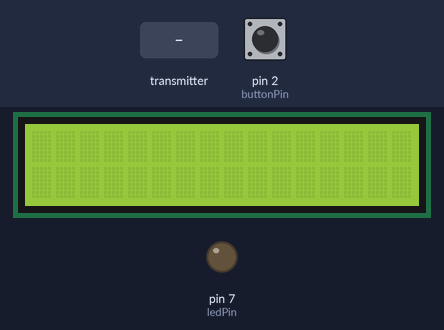
This sketch was run on a simulated Arduino Uno, built with avr-gcc and run on an emulated ATmega328P. On the bench: 16×2 character LCD, output pins drawn as LEDs (lit = HIGH). Inputs (shaded band) come from the test bench; at power-on: pin 2 (buttonPin) LOW. No radio packets arrive unless stated; what the sketch prints to the serial monitor is not drawn.

Above: at 1.2 s.
1.3 s: pin 2 (buttonPin) pulled HIGH for 1 s
At 2.7 s:
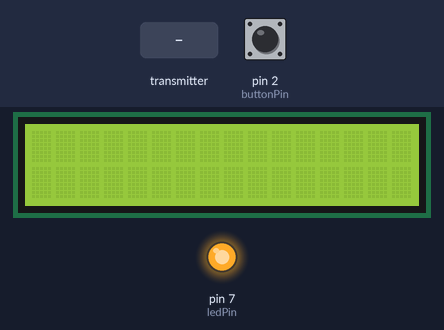
3.8 s: the transmitter starts sending response = 0
At 4.7 s:
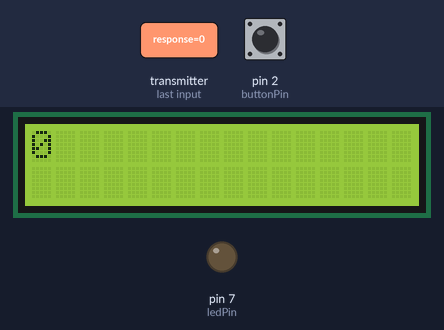
6.8 s: the transmitter starts sending response = 256
At 7.9 s:
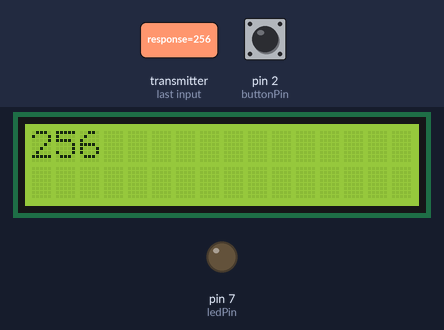
8.3 s: the transmitter starts sending response = 1023
At 9.5 s:
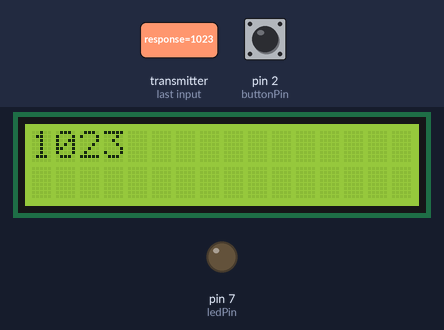
9.8 s: pin 2 (buttonPin) pulled HIGH for 0.4 s
At 10.8 s:
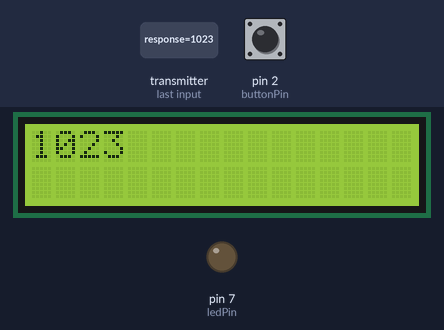
Timing chart, 0 to 12.7 s (numbered marks = the images above; inputs shaded):
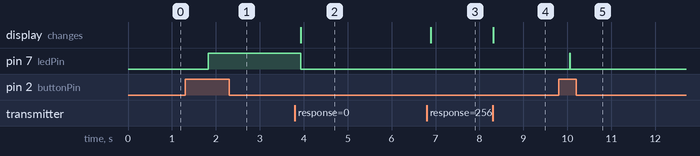

The sketch:

_1300b_-_nRF24_Node1.ino
```cpp
/*  1300b - nRF24 Node 1
 *
 *  This node has a, an LED, a button and an LCD. When the button is pressed, the LED goes on,
 *  and a message is send to Node 2. At Node 2, when the message is received an LED blinks for
 *  500msec, then a reading is taken from the photosensor, and the value is sent to Node 1.
 *  When Node 1 receives the value, it displays it on the LCD and turns off the LED.
 *
 *
 * This sketch was written by Peter Dalmaris for Arduino Step by Step
 *
 * Components
 * ----------
 *  - Arduino Uno
 *  - nRF24L01+
 *  - 470 uF capacitor
 *  - 1 x LED
 *  - 3 x 330 Ohm resistors
 *  - 1 x push button
 *  - 1 x 20 kOhm pull-down resistor
 *  - Jumper wires
 *
 *  Libraries
 *  ---------
 *  - SPI
 *  - RF24
 *  - LiquidCrystal_I2C
 *
 * Connections
 * -----------
 * Arduino Uno and nRF24 (consult the schematic diagram as most
 * nRF24 modules don't include any pin markings):
 *
 *  Arduino Uno   |      nRF24
 *  ------------------------------
 *        -       |       IRQ
 *        11      |       MOSI
 *        10      |       CSN
 *        5V      |       VCC
 *        GND     |       GND
 *        9       |       CE
 *        13      |       SCK
 *        12      |       MISO
 *
 *    I2C LCD     |    Arduino Uno
 *  -----------------------------
 *      GND       |      GND
 *      Vcc       |      5V
 *      SDA       |      SDA or A4
 *      SCL       |      SCL or A5
 *
 *  Connect the LED anode to digital pin 7 and the cathod via the 330 Ohm resistor
 *  to GND.
 *
 *  Connect the push button with the pull-down resistor to digital pin 2.
 *
 *  Connect the capacitor between the GND and 3.3V pins (beware of the polarity).
 *
 *
 *  Created on October 19 2017 by Peter Dalmaris, Tech Explorations, txplore.com
 *
 */


#include <SPI.h>
#include "RF24.h"
#include <LiquidCrystal_I2C.h>

LiquidCrystal_I2C lcd(0x27,16,2);

#define BAUDRATE 9600

// We'll just send the char 'A' to trigger a response from Node 2
char message = 'A';

// constants for the LED and button pins
const int buttonPin = 2;
const int ledPin = 7;

// Variables for the LED and the button
int ledState = LOW;         // the current state of the output pin
int buttonState;             // the current reading from the input pin
int lastButtonState = LOW;   // the previous reading from the input pin

// the following variables are long's because the time, measured in miliseconds,
// will quickly become a bigger number than can be stored in an int.
long lastDebounceTime = 0;  // the last time the output pin was toggled
long debounceDelay = 50;    // the debounce time; increase if the output flickers

RF24 radio(9, 10);

// Radio pipe addresses for the 2 nodes to communicate.
const uint64_t pipes[2] = { 0xF0F0F0F0E1LL, 0xF0F0F0F0D2LL };

void setup()
{
  Serial.begin(BAUDRATE);

  // Setup the pins
  pinMode(buttonPin, INPUT);
  pinMode(ledPin, OUTPUT);
  digitalWrite(ledPin, ledState);

  // Setup the LCD screen
  lcd.init();
  lcd.backlight();
  lcd.setCursor(0, 0);

  // Setup the nRF24
  radio.begin();
  radio.openWritingPipe(pipes[0]);
  radio.openReadingPipe(1, pipes[1]);
//  radio.printDetails();
  Serial.println("Node 1 ready");

}

void loop()
{
  //Get a reading from the button. Using software debounce to avoid rapid
  //ghost button presses
  int reading = digitalRead(buttonPin);

  // check to see if you just pressed the button
  // (i.e. the input went from LOW to HIGH),  and you've waited
  // long enough since the last press to ignore any noise:

  // If the switch changed, due to noise or pressing:
  if (reading != lastButtonState) {
    // reset the debouncing timer
    lastDebounceTime = millis();
  }

  if ((millis() - lastDebounceTime) > debounceDelay) {
    // whatever the reading is at, it's been there for longer
    // than the debounce delay, so take it as the actual current state:

    // if the button state has changed:
    if (reading != buttonState) {
      buttonState = reading;

      // only toggle the LED if the new button state is HIGH
      if (buttonState == HIGH) {
        //          ledState = !ledState;
        digitalWrite(ledPin, HIGH);
        radio.stopListening();
        Serial.print("Sending:");
        Serial.print(message);
        Serial.print(" ");
        radio.write( &message, sizeof(unsigned long) );
        // Now, continue listening
        radio.startListening();
      }
    }
  }

  // Save the reading.  Next time through the loop,
  // it'll be the lastButtonState:
  lastButtonState = reading;

  // Wait here until we get a response, or timeout (250ms)
  unsigned long started_waiting_at = millis();
  bool timeout = false;
  while ( ! radio.available() && ! timeout )
    if (millis() - started_waiting_at > 200 )
      timeout = true;

  // Describe the results
  if ( timeout )
  {
    Serial.println("Failed, response timed out.");
  }
  else
  {
    // Get the response and print it to the LCD
    int response;
    radio.read( &response, sizeof(response) );
    Serial.print("Transmitter. Received response from receiver:");
    Serial.println(response);
    lcd.clear();
    lcd.setCursor(0, 0);
    lcd.print(response);
    digitalWrite(ledPin, LOW);
  }

  // Try again  later
  delay(150);

}
```

Measured:
- after the input at 1.3 s, pin 7 (ledPin): LOW → HIGH after 0.52 s
- after the input at 3.8 s, pin 7 (ledPin): HIGH → LOW after 0.14 s; the display: changes after 0.14 s (image 2)
- after the input at 6.8 s, the display: changes after 0.10 s (image 3)
- after the input at 8.3 s, the display: changes at once (image 4)
- after the input at 9.8 s, pin 7 (ledPin): LOW → HIGH after 0.25 s, → LOW 0.01 s later
